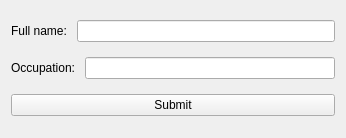
<?xml version="1.0" encoding="UTF-8"?>
<ui version="4.0">
 <class>Widget</class>
 <widget class="QWidget" name="Widget">
  <property name="geometry">
   <rect>
    <x>0</x>
    <y>0</y>
    <width>346</width>
    <height>138</height>
   </rect>
  </property>
  <property name="windowTitle">
   <string>Form</string>
  </property>
  <layout class="QVBoxLayout" name="verticalLayout">
   <item>
    <layout class="QHBoxLayout" name="horizontalLayout_2">
     <item>
      <widget class="QLabel" name="label">
       <property name="text">
        <string>Full name: </string>
       </property>
      </widget>
     </item>
     <item>
      <widget class="QLineEdit" name="full_name_line_edit"/>
     </item>
    </layout>
   </item>
   <item>
    <layout class="QHBoxLayout" name="horizontalLayout">
     <item>
      <widget class="QLabel" name="label_2">
       <property name="text">
        <string>Occupation: </string>
       </property>
      </widget>
     </item>
     <item>
      <widget class="QLineEdit" name="occupation_line_edit"/>
     </item>
    </layout>
   </item>
   <item>
    <widget class="QPushButton" name="submit_button">
     <property name="text">
      <string>Submit</string>
     </property>
    </widget>
   </item>
  </layout>
 </widget>
 <resources/>
 <connections/>
</ui>
